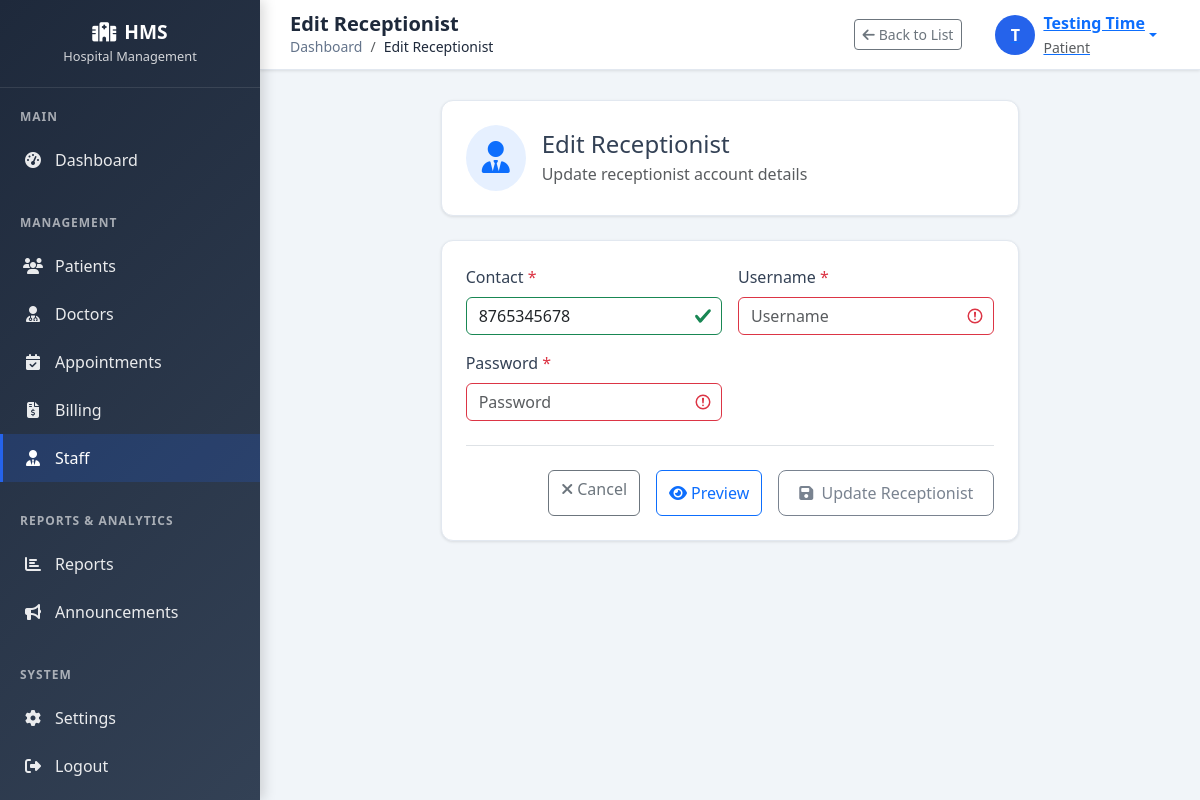
Page /receptionists/edit/5/ (signed in) on the committed database.
### accounts/models.py (models this page shows)
class CustomUser(AbstractUser):
    first_name = None
    last_name = None
    ROLE_CHOICES = (
        ('admin', 'Admin'),
        ('doctor', 'Doctor'),
        ('patient', 'Patient'),
        ('receptionist', 'Receptionist'),
    )
    role = models.CharField(max_length=20, choices=ROLE_CHOICES)
    GENDER_CHOICES = (
        ('Male', 'Male'),
        ('Female', 'Female'),
        ('Other', 'Other'),
    )
    gender = models.CharField(max_length=10, choices=GENDER_CHOICES, null=True, blank=True)
    REQUIRED_FIELDS = []  # Only username is required

### receptionists/models.py (models this page shows, shortened)
class Receptionist(models.Model):
    user = models.OneToOneField(CustomUser, on_delete=models.CASCADE)
    name = models.CharField(max_length=255)
    contact = models.CharField(max_length=20)
    email = models.EmailField()

### receptionists/views.py (the view)
# urls.py: path('edit/<int:pk>/', views.edit_receptionist, name='edit_receptionist'),
def edit_receptionist(request, pk):
    receptionist = get_object_or_404(Receptionist, pk=pk)
    if request.method == 'POST':
        form = ReceptionistCreateForm(request.POST, instance=receptionist)
        if form.is_valid():
            form.save()
            messages.success(request, "Receptionist updated successfully!")
            return redirect('receptionists:receptionist_list')
        else:
            messages.error(request, "Please correct the errors below.")
    else:
        form = ReceptionistCreateForm(instance=receptionist)
    return render(request, 'receptionists/edit_receptionist.html', {'form': form, 'receptionist': receptionist})

### receptionists/forms.py (shortened to what this page needs)
class ReceptionistCreateForm(forms.ModelForm):
    username = forms.CharField(max_length=150)
    password = forms.CharField(widget=forms.PasswordInput)
    class Meta:
        model = Receptionist
        fields = ['contact', 'username', 'password']  # removed name and email

### templates/receptionists/edit_receptionist.html (shortened to what this page needs)
{% extends 'admin_form_base.html' %}
{% load static %}
{% block page_title %}Edit Receptionist{% endblock %}
{% block current_page %}Edit Receptionist{% endblock %}
{% block back_url %}{% url 'receptionists:receptionist_list' %}{% endblock %}
{% block form_title %}Edit Receptionist{% endblock %}
{% block form_subtitle %}Update receptionist account details{% endblock %}
{% block form_icon %}fas fa-user-tie{% endblock %}
{% block submit_text %}Update Receptionist{% endblock %}
{% block form_fields %}
 {{ block.super }}
{% endblock %}

### templates/admin_form_base.html (shortened to what this page needs)
{% extends 'admin_base.html' %}
{% block header_actions %}
    <a href="{% block back_url %}#{% endblock %}" class="btn btn-outline-secondary btn-sm">
        <i class="fas fa-arrow-left me-1"></i>Back to List
    </a>
{% endblock %}
{% block content %}
<div class="row">
    <div class="col-lg-8 mx-auto">
        <div class="stat-card mb-4">
            <div class="d-flex align-items-center">
                <div class="me-3">
                    <div class="rounded-circle bg-primary bg-opacity-10 p-3">
                        <i class="{% block form_icon %}fas fa-plus{% endblock %} fa-2x text-primary"></i>
                    </div>
                </div>
                <div>
                    <h4 class="mb-1">{% block form_title %}Add New Item{% endblock %}</h4>
                    <p class="text-muted mb-0">{% block form_subtitle %}Fill in the information below{% endblock %}</p>
                </div>
            </div>
        </div>
        <div class="stat-card">
            <form method="post" enctype="multipart/form-data" id="mainForm" novalidate>
                {% block form_fields %}
                <div class="row g-3">
                    {% for field in form %}
                        {% if field.field.widget.input_type != 'hidden' %}
                            <div class="{% if field.name in wide_fields|default:'description,notes,address' %}col-12{% else %}col-md-6{% endif %}">
                                <label for="{{ field.id_for_label }}" class="form-label">
                                    {{ field.label }}
                                    {% if field.field.required %}
                                        <span class="text-danger">*</span>
                                    {% endif %}
                                </label>
                                {% if field.field.widget.input_type == 'textarea' %}
                                    <textarea
                                        name="{{ field.name }}"
                                        id="{{ field.id_for_label }}"
                                        class="form-control{% if field.errors %} is-invalid{% endif %}"
                                        rows="4"
                                        {% if field.field.required %}required{% endif %}
                                        {% if field.help_text %}aria-describedby="{{ field.id_for_label }}_help"{% endif %}
                                        placeholder="{{ field.label }}"
                                    >{{ field.value|default:'' }}</textarea>
                                {% else %}
                                    <input
                                        type="{{ field.field.widget.input_type|default:'text' }}"
                                        name="{{ field.name }}"
                                        id="{{ field.id_for_label }}"
                                        class="form-control{% if field.errors %} is-invalid{% endif %}"
                                        value="{{ field.value|default:'' }}"
                                        {% if field.field.required %}required{% endif %}
                                        placeholder="{{ field.label }}"
                                    >
                                {% endif %}
                            </div>
                        {% else %}
                            {{ field }}
                        {% endif %}
                    {% endfor %}
                </div>
                {% endblock %}
                <div class="d-flex justify-content-end gap-3 mt-4 pt-4 border-top">
                    <a href="{{ back_url|default:'#' }}" class="btn btn-outline-secondary">
                        <i class="fas fa-times me-1"></i>Cancel
                    </a>
                    <button type="button" class="btn btn-outline-primary" id="previewBtn" data-bs-toggle="modal" data-bs-target="#previewModal">
                        <i class="fas fa-eye me-1"></i>Preview
                    </button>
                    <button type="submit" class="btn btn-admin-primary" id="submitBtn">
                        <i class="fas fa-save me-1"></i>
                        <span class="submit-text">{% block submit_text %}Save{% endblock %}</span>
                    </button>
                </div>
            </form>
        </div>
    </div>
</div>
{% endblock %}

### templates/admin_base.html (shortened to what this page needs)
{% load static %}
<!DOCTYPE html>
<html lang="en">
<head>
    <link href="https://cdn.jsdelivr.net/npm/bootstrap@5.3.2/dist/css/bootstrap.min.css" rel="stylesheet">
    <link href="https://cdnjs.cloudflare.com/ajax/libs/font-awesome/6.4.0/css/all.min.css" rel="stylesheet">
</head>
<body>
    <div class="admin-sidebar" id="adminSidebar">
        <div class="sidebar-header">
            <h4><i class="fas fa-hospital me-2"></i>HMS</h4>
            <small>Hospital Management</small>
        </div>
        <div class="sidebar-menu">
            <div class="menu-section">
                <div class="menu-section-title">Main</div>
                <a href="{% url 'admin_dashboard' %}" class="menu-item {% if request.resolver_match.url_name == 'admin_dashboard' %}active{% endif %}">
                    <i class="fas fa-tachometer-alt"></i>Dashboard
                </a>
            </div>
            <div class="menu-section">
                <div class="menu-section-title">Management</div>
                <a href="{% url 'patients:patient_list' %}" class="menu-item {% if 'patients' in request.resolver_match.namespace %}active{% endif %}">
                    <i class="fas fa-users"></i>Patients
                </a>
                <a href="{% url 'doctors:doctor_list' %}" class="menu-item {% if 'doctors' in request.resolver_match.namespace %}active{% endif %}">
                    <i class="fas fa-user-md"></i>Doctors
                </a>
                <a href="{% url 'appointments:appointment_list' %}" class="menu-item {% if 'appointments' in request.resolver_match.namespace %}active{% endif %}">
                    <i class="fas fa-calendar-check"></i>Appointments
                </a>
                <a href="{% url 'billing:bill_list' %}" class="menu-item {% if 'billing' in request.resolver_match.namespace %}active{% endif %}">
                    <i class="fas fa-file-invoice-dollar"></i>Billing
                </a>
                <a href="{% url 'receptionists:receptionist_list' %}" class="menu-item {% if 'receptionists' in request.resolver_match.namespace %}active{% endif %}">
                    <i class="fas fa-user-tie"></i>Staff
                </a>
            </div>
            <div class="menu-section">
                <div class="menu-section-title">Reports & Analytics</div>
                <a href="{% url 'reports:reports_dashboard' %}" class="menu-item {% if 'reports' in request.resolver_match.namespace %}active{% endif %}">
                    <i class="fas fa-chart-bar"></i>Reports
                </a>
                <a href="{% url 'patients:banner_list' %}" class="menu-item">
                    <i class="fas fa-bullhorn"></i>Announcements
                </a>
            </div>
            <div class="menu-section">
                <div class="menu-section-title">System</div>
                <a href="#" class="menu-item">
                    <i class="fas fa-cog"></i>Settings
                </a>
                <a href="{% url 'logout' %}" class="menu-item">
                    <i class="fas fa-sign-out-alt"></i>Logout
                </a>
            </div>
        </div>
    </div>
    <div class="admin-header">
        <div class="header-left">
            <div>
                <h5>{% block page_title %}Dashboard{% endblock %}</h5>
                <nav aria-label="breadcrumb">
                    <ol class="breadcrumb">
                        {% block breadcrumb %}
                        <li class="breadcrumb-item"><a href="{% url 'admin_dashboard' %}">Dashboard</a></li>
                        <li class="breadcrumb-item active">{% block current_page %}Home{% endblock %}</li>
                        {% endblock %}
                    </ol>
                </nav>
            </div>
        </div>
        <div class="header-right">
            <div class="header-actions">
                {% block header_actions %}{% endblock %}
            </div>
            <div class="user-menu">
                <div class="dropdown">
                    <button class="btn btn-link dropdown-toggle d-flex align-items-center" type="button" data-bs-toggle="dropdown">
                        <div class="user-avatar me-2">
                            {{ user.username|first|upper }}
                        </div>
                        <div class="text-start">
                            <div class="fw-bold">{{ user.username|title }}</div>
                            <small class="text-muted">{{ user.role|title }}</small>
                        </div>
                    </button>
                </div>
            </div>
        </div>
    </div>
    <div class="admin-content">
        <div class="content-wrapper fade-in">
            {% block content %}
            {% endblock %}
        </div>
    </div>
</body>
</html>

### templates/admin_base.html (style rules this page uses)
:root { --admin-primary: #2563eb; --admin-secondary: #64748b; --admin-success: #059669; --admin-warning: #d97706; --admin-danger: #dc2626; --admin-info: #0891b2; --admin-dark: #1e293b; --admin-light: #f8fafc; --sidebar-width: 260px; --header-height: 70px; }
* { box-sizing: border-box; }
body { margin: 0; padding: 0; font-family: 'Segoe UI', Tahoma, Geneva, Verdana, sans-serif; background-color: #f1f5f9; color: #334155; }
.admin-sidebar { position: fixed; top: 0; left: 0; width: var(--sidebar-width); height: 100vh; background: linear-gradient(135deg, var(--admin-dark) 0%, #334155 100%); color: white; overflow-y: auto; transition: all 0.3s ease; z-index: 1000; box-shadow: 4px 0 12px rgba(0,0,0,0.15); }
.sidebar-header { padding: 20px; border-bottom: 1px solid rgba(255,255,255,0.1); text-align: center; }
.sidebar-header h4 { margin: 0; font-weight: 600; font-size: 1.2rem; }
.sidebar-header small { opacity: 0.8; font-size: 0.8rem; }
.sidebar-menu { padding: 20px 0; }
.menu-section { margin-bottom: 30px; }
.menu-section-title { padding: 0 20px 10px 20px; font-size: 0.75rem; font-weight: 600; text-transform: uppercase; letter-spacing: 1px; opacity: 0.6; }
.menu-item { display: block; padding: 12px 20px; color: rgba(255,255,255,0.9); text-decoration: none; transition: all 0.3s ease; border-left: 3px solid transparent; }
.menu-item.active { background-color: rgba(37, 99, 235, 0.2); color: white; border-left-color: var(--admin-primary); }
.menu-item i { width: 20px; margin-right: 12px; text-align: center; }
.admin-header { position: fixed; top: 0; left: var(--sidebar-width); right: 0; height: var(--header-height); background: white; border-bottom: 1px solid #e2e8f0; display: flex; align-items: center; justify-content: space-between; padding: 0 30px; z-index: 999; box-shadow: 0 1px 3px rgba(0,0,0,0.1); }
.header-left h5 { margin: 0; color: var(--admin-dark); font-weight: 600; }
.breadcrumb { background: none; padding: 0; margin: 0; font-size: 0.875rem; }
.breadcrumb-item a { color: var(--admin-secondary); text-decoration: none; }
.breadcrumb-item.active { color: var(--admin-dark); }
.header-right { display: flex; align-items: center; gap: 20px; }
.header-actions { display: flex; gap: 10px; }
.user-menu { display: flex; align-items: center; gap: 12px; }
.user-avatar { width: 40px; height: 40px; border-radius: 50%; background: var(--admin-primary); display: flex; align-items: center; justify-content: center; color: white; font-weight: 600; }
.admin-content { margin-left: var(--sidebar-width); margin-top: var(--header-height); padding: 30px; min-height: calc(100vh - var(--header-height)); }
.stat-card { background: white; border-radius: 12px; padding: 24px; border: 1px solid #e2e8f0; box-shadow: 0 1px 3px rgba(0,0,0,0.1); transition: all 0.3s ease; }
.btn-admin-primary { background: var(--admin-primary); border-color: var(--admin-primary); color: white; padding: 10px 20px; border-radius: 8px; font-weight: 500; transition: all 0.3s ease; }
.fade-in { animation: fadeIn 0.5s ease-in; }

### templates/admin_form_base.html (style rules this page uses)
.is-invalid { border-color: #dc3545 !important; }
.is-valid { border-color: #198754 !important; }

### rows in the picture
CustomUser: username|first "T", username "Testing Time", role "Patient"
Receptionist: contact "8765345678"

### other values in the picture
{{ field.label }} "Contact" "Username" "Password"
